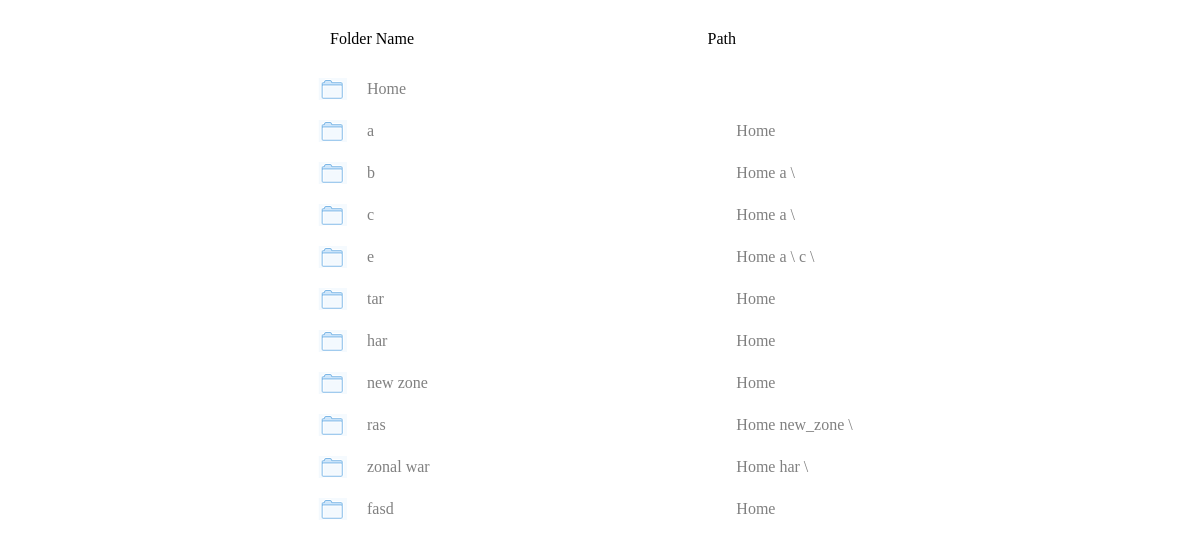
Page /move.php (signed in) on the committed database.
### tables this page shows
CREATE TABLE `filesystem` (
  `file_id` int(10) NOT NULL,
  `file_name` varchar(50) NOT NULL,
  `owner` varchar(50) NOT NULL,
  `shared_by` mediumtext,
  `file_hash` varchar(50) DEFAULT NULL,
  `directory_path` varchar(100) NOT NULL,
  `isFolder` varchar(45) NOT NULL
);

### move.php (the view, shortened to what this page needs)
<?php
    $filename = $_POST['filename'];
    $currDir = $_POST['current_dir'];
    echo '<link rel="stylesheet" href="css/dropdown.css" type="text/css">';
    $user = $_SESSION['user'];
    $query = "SELECT * FROM filesystem WHERE owner='$user' AND isFolder='1' ORDER BY isFolder DESC";
    $con=mysqli_connect("localhost","root","r00tpass","mysql_db");
    $result = mysqli_query($con, $query);
    echo '<div style="margin-top:-10px">';
    echo '<div class="tablehead">';
    echo '
        <table width="79%" cellpadding="8px" class="heading">
            <tr class="border_bottom">
            <td width="55%">Folder Name</td>
            <td width="45%">Path</td>
            <tr>
        </table><br>
    ';
    echo '</div>';
    echo '<div class="tables">';
    echo '<table width="80%" cellpadding="10px" class="table">';
    echo '<tr class="border_bottom"><td width="5%" class="data"><img src="images/folder.png" /></td><td class="data" width="50%" onclick="DestDirMove(\''.$filename.'\',\''.$currDir.'\',\''.'!'.'\')">';
    echo "Home<br>";
    echo "</td>";
    echo'<td class="data" width="45%">';
    echo"</td >";
    echo "</tr>";
    while($row = mysqli_fetch_array($result))
    {
            $name = $row['file_name'];
            $folder_name = substr($name, 6) ;
            $folder_name = str_replace("_", " ", $folder_name);
            $path = str_replace('!'," \ ",$row["directory_path"]);
            $path = substr($path,3);
            if($path == ""){
                $path = "Home";
            }
            else{
                $path = "Home ".$path;
            }
            echo '<tr class="border_bottom"><td width="5%" class="data"><img src="images/folder.png" /></td><td class="data" width="50%" onclick="DestDirMove(\''.$filename.'\',\''.$currDir.'\',\''.$row['directory_path'].$folder_name.'!'.'\')">';
            echo $folder_name."<br>";
            echo "</td>";
            echo'<td class="data" width="45%">';
            echo $path;
            echo"</td >";
            echo "</tr>";
    }
    echo "</table>";
    echo '</div>';
    echo '</div>';
?>

### css/dropdown.css (style rules this page uses)
.tables { margin-left: 300px; margin-top: -20px; overflow-y: scroll; overflow-x:hidden; }
.table { height:0px; overflow-y: scroll; overflow-x:hidden; border-spacing: 0px; width: 85%; }
.tablehead { margin-left: 312px; margin-top: 30px; color: grey; font-weight: bold; }
.data { color:grey; }
.heading { margin-bottom: 10px; }

### rows in the picture
filesystem: file_name "a", directory_path "Home"
filesystem: file_name "b", path "Home a \\"
filesystem: file_name "c", path "Home a \\"
filesystem: file_name "e", path "Home a \\ c \\"
filesystem: file_name "tar", directory_path "Home"
filesystem: file_name "har", directory_path "Home"
filesystem: file_name "new zone", directory_path "Home"
filesystem: file_name "ras", path "Home new_zone \\"
filesystem: file_name "zonal war", path "Home har \\"
filesystem: file_name "fasd", directory_path "Home"
